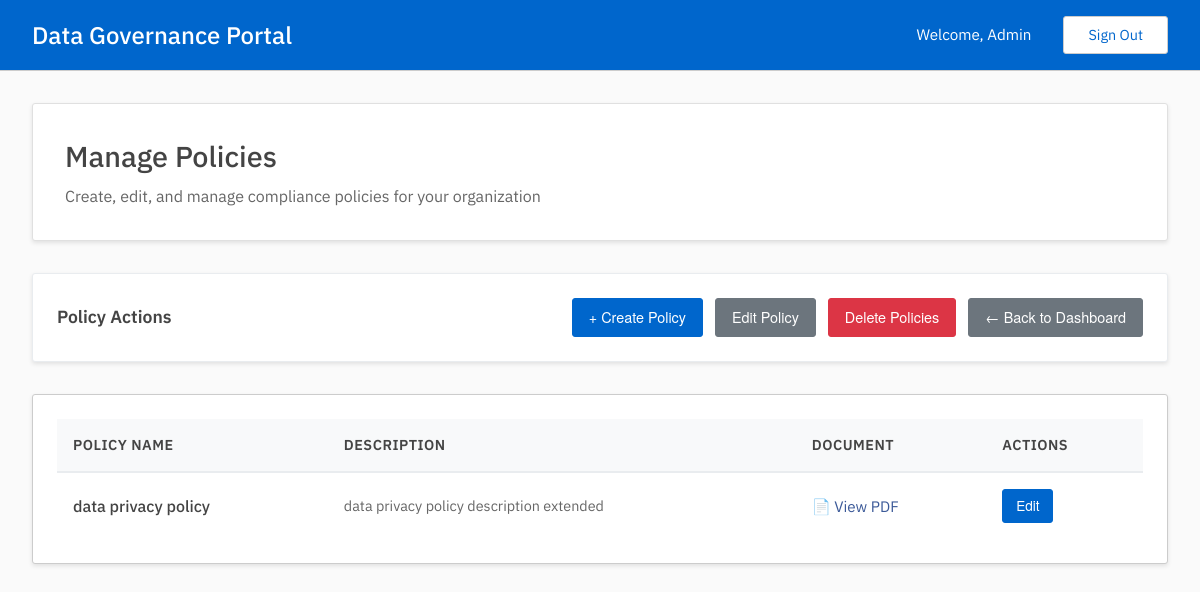
Before: /admin/manage_policies (signed in) with the older database file.
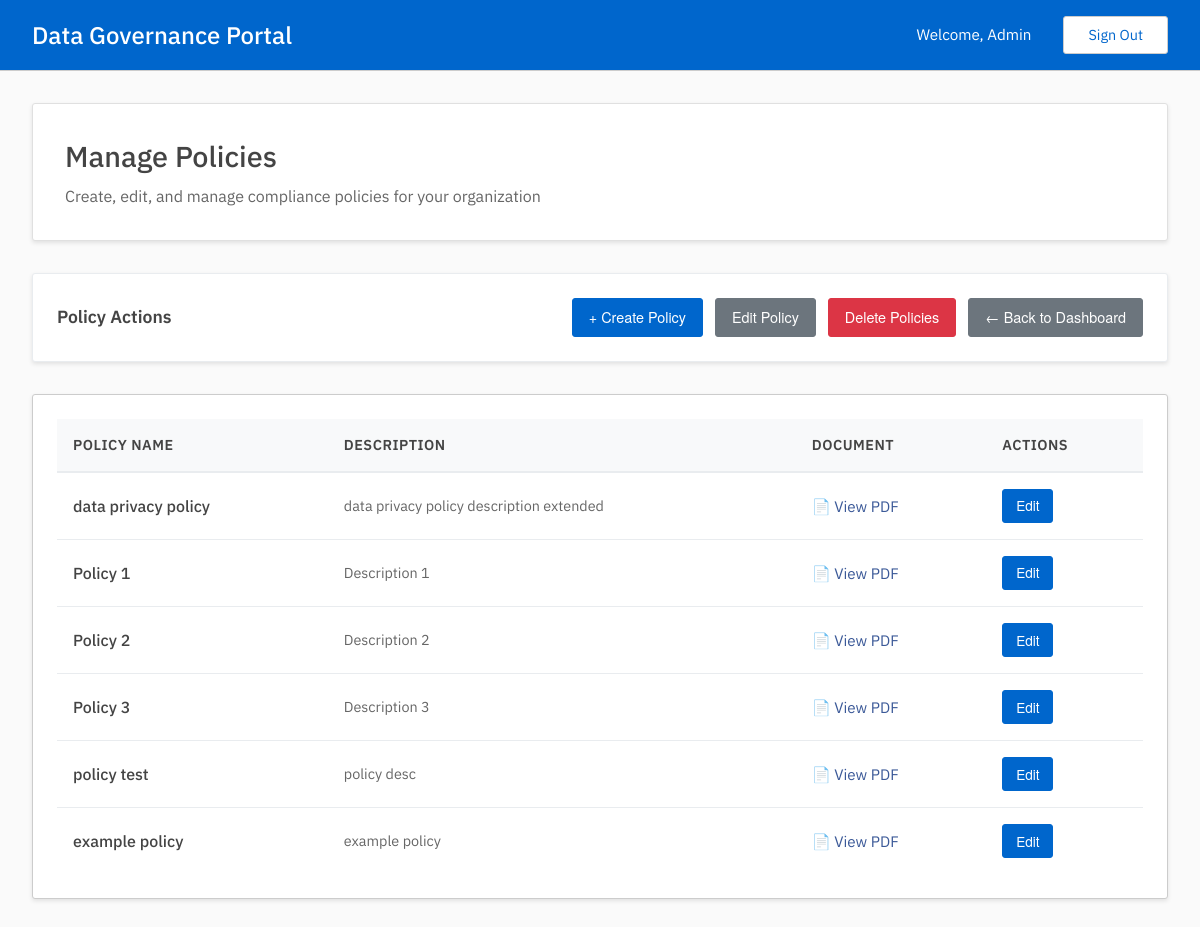
After: the same page with the newer database file.
### tables this page shows
CREATE TABLE policies(
        uuid TEXT UNIQUE NOT NULL PRIMARY KEY,
        name TEXT UNIQUE NOT NULL,
        description TEXT,
        pdf_link TEXT
        );

### admin.py (the view)
@admin.route('/manage_policies', methods=['GET'])
@admin_required
def manage_policies():
    policies = read_get_policies()
    return render_template('admin/manage_policies/hub.html', policies=policies["data"])

### auth.py (called while the page is built)
def admin_required(f):
    @wraps(f)
    def wrap(*args, **kwargs):
        if session['user']['is_admin']:
            return f(*args, **kwargs)
        else:
            print("403: User is not an admin.")
            return redirect(url_for('user.dashboard'))
    return wrap

### db.py (called while the page is built)
def get_conn_curs():
    conn = sqlite3.connect(DATABASE)
    conn.row_factory = sqlite3.Row
    curs = conn.cursor()
    curs.execute("PRAGMA foreign_keys = ON")
    return conn, curs

def commit_close(conn, curs):
    conn.commit()
    curs.close()
    conn.close()

def get_policies():
    conn, curs = get_conn_curs()
    curs.execute("SELECT * FROM policies")
    policies = curs.fetchall()
    commit_close(conn, curs)
    return {
        "status": "200",
        "message": "Policies found successfully",
        "data": policies
        }

### templates/admin/manage_policies/hub.html (shortened to what this page needs)
{% extends "base.html" %}
{% block content %}
<div class="dashboard-header">
    <h2>Manage Policies</h2>
    <p>Create, edit, and manage compliance policies for your organization</p>
</div>
<div class="quick-actions">
    <h3 class="quick-actions-title">Policy Actions</h3>
    <div class="quick-actions-buttons">
        <a href="{{ url_for('admin.create_policy') }}" class="btn btn-action">
            + Create Policy
        </a>
        <a href="{{ url_for('admin.edit_policy') }}" class="btn btn-secondary">
            Edit Policy
        </a>
        <a href="{{ url_for('admin.delete_policy') }}" class="btn btn-danger">
            Delete Policies
        </a>
        <a href="{{ url_for('admin.dashboard') }}" class="btn btn-secondary">
            ← Back to Dashboard
        </a>
    </div>
</div>
<div class="table-container">
    {% if policies %}
    <table class="data-table">
        <thead>
            <tr>
                <th>Policy Name</th>
                <th>Description</th>
                <th>Document</th>
                <th>Actions</th>
            </tr>
        </thead>
        <tbody>
            {% for policy in policies %}
            <tr>
                <td>
                    <div style="font-weight: 500;">{{ policy["name"] }}</div>
                </td>
                <td>
                    <div style="color: #666; font-size: 0.9rem;">
                        {{ policy["description"][:100] }}{% if policy["description"]|length > 100 %}...{% endif %}
                    </div>
                </td>
                <td>
                    {% if policy["pdf_link"] %}
                    <a href="{{ policy['pdf_link'] }}" target="_blank" class="policy-link" style="color: #3b5998; text-decoration: none;">
                        📄 View PDF
                    </a>
                    {% else %}
                    <span style="color: #aaa;">No document</span>
                    {% endif %}
                </td>
                <td>
                    <div class="action-buttons">
                        <a href="{{ url_for('admin.edit_policy', policy_id=policy['uuid']) }}" class="btn btn-action" style="padding: 0.4rem 0.8rem; font-size: 0.85rem;">
                            Edit
                        </a>
                    </div>
                </td>
            </tr>
            {% endfor %}
        </tbody>
    </table>
    {% else %}
    <div class="empty-state">
        <div class="empty-state-icon">📋</div>
        <p class="empty-state-text">No policies found. Create your first policy to get started.</p>
    </div>
    {% endif %}
</div>
{% endblock %}

Changed rows visible on the page:
added policies: name "Policy 1", description "Description 1"
added policies: name "Policy 2", description "Description 2"
added policies: name "Policy 3", description "Description 3"
added policies: name "policy test", description "policy desc"
added policies: name "example policy", description "example policy"
